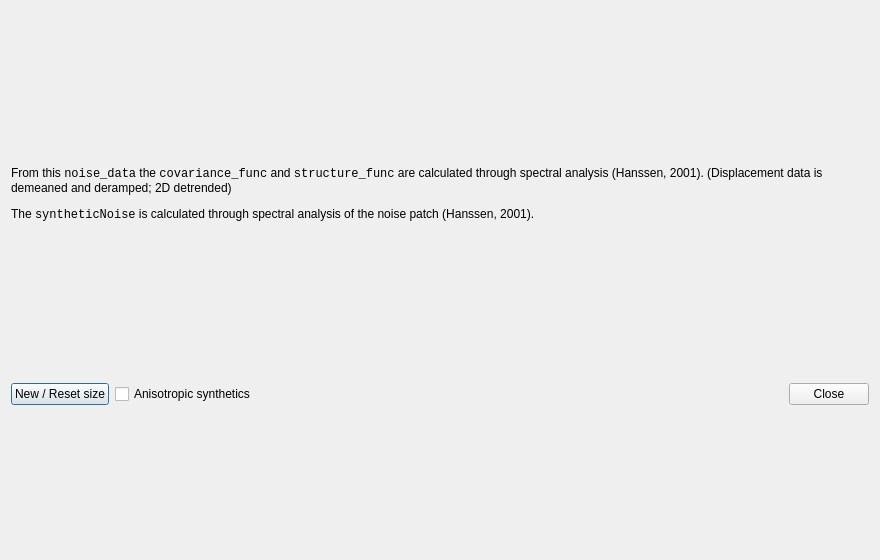
<?xml version="1.0" encoding="UTF-8"?>
<ui version="4.0">
 <class>NoiseDialog</class>
 <widget class="QDialog" name="NoiseDialog">
  <property name="windowModality">
   <enum>Qt::NonModal</enum>
  </property>
  <property name="geometry">
   <rect>
    <x>0</x>
    <y>0</y>
    <width>880</width>
    <height>560</height>
   </rect>
  </property>
  <property name="minimumSize">
   <size>
    <width>620</width>
    <height>400</height>
   </size>
  </property>
  <property name="windowTitle">
   <string>Noise Inspection</string>
  </property>
  <layout class="QVBoxLayout" name="verticalLayout">
   <item>
    <widget class="QLabel" name="label">
     <property name="sizePolicy">
      <sizepolicy hsizetype="Expanding" vsizetype="Maximum">
       <horstretch>0</horstretch>
       <verstretch>0</verstretch>
      </sizepolicy>
     </property>
     <property name="minimumSize">
      <size>
       <width>0</width>
       <height>80</height>
      </size>
     </property>
     <property name="maximumSize">
      <size>
       <width>16777215</width>
       <height>80</height>
      </size>
     </property>
     <property name="text">
      <string>&lt;html&gt;&lt;head/&gt;&lt;body&gt;&lt;p&gt;From this &lt;span style='font-family: monospace'&gt;noise_data&lt;/span&gt; the &lt;span style='font-family: monospace'&gt;covariance_func&lt;/span&gt; and &lt;span style='font-family: monospace'&gt;structure_func&lt;/span&gt; are calculated through spectral analysis (Hanssen, 2001). (Displacement data is demeaned and deramped; 2D detrended)&lt;/p&gt;
&lt;p&gt;The &lt;span style='font-family: monospace'&gt;syntheticNoise&lt;/span&gt; is calculated through spectral analysis of the noise patch (Hanssen, 2001).&lt;/p&gt;&lt;/body&gt;&lt;/html&gt;</string>
     </property>
     <property name="scaledContents">
      <bool>false</bool>
     </property>
     <property name="wordWrap">
      <bool>true</bool>
     </property>
     <property name="margin">
      <number>10</number>
     </property>
    </widget>
   </item>
   <item>
    <layout class="QHBoxLayout" name="horizontalLayoutPlot"/>
   </item>
   <item>
    <layout class="QHBoxLayout" name="horizontalLayout">
     <item>
      <widget class="QPushButton" name="resetSizeButton">
       <property name="text">
        <string>New / Reset size</string>
       </property>
      </widget>
     </item>
     <item>
      <widget class="QCheckBox" name="anisotropicCB">
       <property name="text">
        <string>Anisotropic synthetics</string>
       </property>
      </widget>
     </item>
     <item>
      <spacer name="horizontalSpacer">
       <property name="orientation">
        <enum>Qt::Horizontal</enum>
       </property>
       <property name="sizeHint" stdset="0">
        <size>
         <width>40</width>
         <height>20</height>
        </size>
       </property>
      </spacer>
     </item>
     <item>
      <widget class="QPushButton" name="closeButton">
       <property name="text">
        <string>Close</string>
       </property>
       <property name="shortcut">
        <string>Esc</string>
       </property>
      </widget>
     </item>
    </layout>
   </item>
  </layout>
 </widget>
 <resources/>
 <connections>
  <connection>
   <sender>closeButton</sender>
   <signal>released()</signal>
   <receiver>NoiseDialog</receiver>
   <slot>close()</slot>
   <hints>
    <hint type="sourcelabel">
     <x>567</x>
     <y>199</y>
    </hint>
    <hint type="destinationlabel">
     <x>309</x>
     <y>199</y>
    </hint>
   </hints>
  </connection>
 </connections>
</ui>
